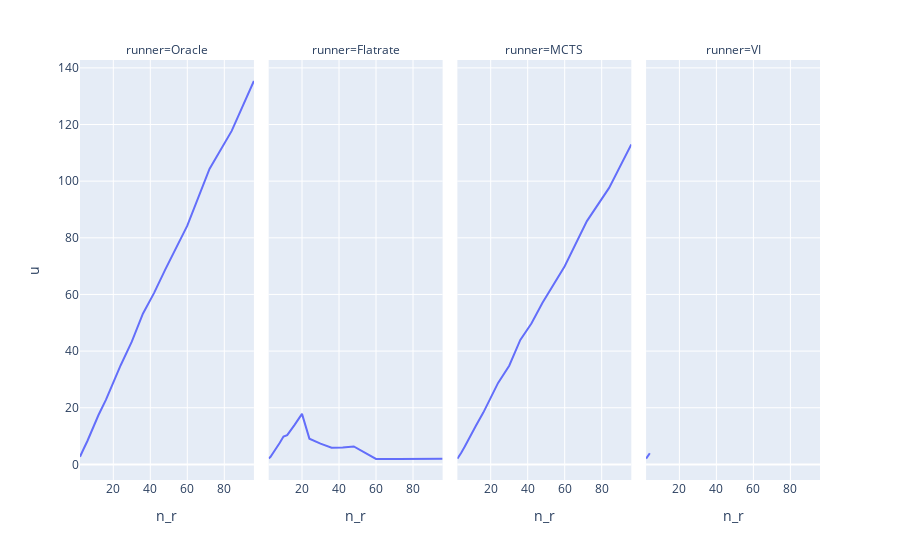

The notebook cell saved with this chart:
### Code cell
px.line(df_requests, x="n_r", y="u" ,facet_col="runner")

### Figure 1 — Plotly figure (JSON) as saved in the notebook; plotly's stock layout.template omitted (floating-point values rounded to 4 significant figures)
{"data": [{"hovertemplate": "runner=Oracle<br>n_r=%{x}<br>u=%{y}<extra></extra>", "legendgroup": "", "line": {"color": "#636efa", "dash": "solid"}, "marker": {"symbol": "circle"}, "mode": "lines", "name": "", "orientation": "v", "showlegend": false, "x": [2, 3, 4, 6, 8, 10, 12, 16, 20, 24, 30, 36, 42, 48, 60, 72, 84, 96], "xaxis": "x", "y": [2.7, 3.86, 5.53, 8.26, 11.39, 14.56, 17.44, 22.78, 28.9, 35.01, 43.33, 53.21, 60.47, 68.69, 84.27, 104.3, 117.8, 135.4], "yaxis": "y", "type": "scatter"}, {"hovertemplate": "runner=Flatrate<br>n_r=%{x}<br>u=%{y}<extra></extra>", "legendgroup": "", "line": {"color": "#636efa", "dash": "solid"}, "marker": {"symbol": "circle"}, "mode": "lines", "name": "", "orientation": "v", "showlegend": false, "x": [2, 3, 4, 6, 8, 10, 12, 16, 20, 24, 30, 36, 42, 48, 60, 72, 84, 96], "xaxis": "x2", "y": [2.1, 2.67, 3.69, 5.57, 7.65, 9.81, 10.35, 13.93, 17.82, 9.08, 7.31, 5.85, 5.93, 6.34, 1.93, 1.9, 1.96, 2.02], "yaxis": "y2", "type": "scatter"}, {"hovertemplate": "runner=MCTS<br>n_r=%{x}<br>u=%{y}<extra></extra>", "legendgroup": "", "line": {"color": "#636efa", "dash": "solid"}, "marker": {"symbol": "circle"}, "mode": "lines", "name": "", "orientation": "v", "showlegend": false, "x": [2, 3, 4, 6, 8, 10, 12, 16, 20, 24, 30, 36, 42, 48, 60, 72, 84, 96], "xaxis": "x3", "y": [2.0, 2.94, 4.01, 6.3, 8.82, 11.49, 13.63, 18.29, 23.45, 28.76, 34.83, 43.96, 49.73, 57.08, 69.94, 85.9, 97.61, 113.0], "yaxis": "y3", "type": "scatter"}, {"hovertemplate": "runner=VI<br>n_r=%{x}<br>u=%{y}<extra></extra>", "legendgroup": "", "line": {"color": "#636efa", "dash": "solid"}, "marker": {"symbol": "circle"}, "mode": "lines", "name": "", "orientation": "v", "showlegend": false, "x": [2, 3, 4, 6, 8, 10, 12, 16, 20, 24, 30, 36, 42, 48, 60, 72, 84, 96], "xaxis": "x4", "y": [2.02, 2.87, 3.93, null, null, null, null, null, null, null, null, null, null, null, null, null, null, null], "yaxis": "y4", "type": "scatter"}], "layout": {"xaxis": {"anchor": "y", "domain": [0.0, 0.235], "title": {"text": "n_r"}}, "yaxis": {"anchor": "x", "domain": [0.0, 1.0], "title": {"text": "u"}}, "xaxis2": {"anchor": "y2", "domain": [0.255, 0.49], "matches": "x", "title": {"text": "n_r"}}, "yaxis2": {"anchor": "x2", "domain": [0.0, 1.0], "matches": "y", "showticklabels": false}, "xaxis3": {"anchor": "y3", "domain": [0.51, 0.745], "matches": "x", "title": {"text": "n_r"}}, "yaxis3": {"anchor": "x3", "domain": [0.0, 1.0], "matches": "y", "showticklabels": false}, "xaxis4": {"anchor": "y4", "domain": [0.765, 1.0], "matches": "x", "title": {"text": "n_r"}}, "yaxis4": {"anchor": "x4", "domain": [0.0, 1.0], "matches": "y", "showticklabels": false}, "annotations": [{"font": {}, "showarrow": false, "text": "runner=Oracle", "x": 0.1175, "xanchor": "center", "xref": "paper", "y": 1.0, "yanchor": "bottom", "yref": "paper"}, {"font": {}, "showarrow": false, "text": "runner=Flatrate", "x": 0.3725, "xanchor": "center", "xref": "paper", "y": 1.0, "yanchor": "bottom", "yref": "paper"}, {"font": {}, "showarrow": false, "text": "runner=MCTS", "x": 0.6275, "xanchor": "center", "xref": "paper", "y": 1.0, "yanchor": "bottom", "yref": "paper"}, {"font": {}, "showarrow": false, "text": "runner=VI", "x": 0.8825, "xanchor": "center", "xref": "paper", "y": 1.0, "yanchor": "bottom", "yref": "paper"}], "legend": {"tracegroupgap": 0}, "margin": {"t": 60}}}
